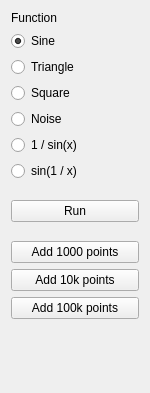
<?xml version="1.0" encoding="UTF-8"?>
<ui version="4.0">
 <class>Controls</class>
 <widget class="QWidget" name="Controls">
  <property name="geometry">
   <rect>
    <x>0</x>
    <y>0</y>
    <width>150</width>
    <height>393</height>
   </rect>
  </property>
  <property name="windowTitle">
   <string>Form</string>
  </property>
  <layout class="QVBoxLayout" name="verticalLayout">
   <item>
    <widget class="QLabel" name="label">
     <property name="text">
      <string>Function</string>
     </property>
    </widget>
   </item>
   <item>
    <widget class="QRadioButton" name="sineRadio">
     <property name="text">
      <string>Sine</string>
     </property>
     <property name="checked">
      <bool>true</bool>
     </property>
    </widget>
   </item>
   <item>
    <widget class="QRadioButton" name="triangleRadio">
     <property name="text">
      <string>Triangle</string>
     </property>
    </widget>
   </item>
   <item>
    <widget class="QRadioButton" name="squareRadio">
     <property name="text">
      <string>Square</string>
     </property>
    </widget>
   </item>
   <item>
    <widget class="QRadioButton" name="noiseRadio">
     <property name="text">
      <string>Noise</string>
     </property>
    </widget>
   </item>
   <item>
    <widget class="QRadioButton" name="oneDivSineRadio">
     <property name="text">
      <string>1 / sin(x)</string>
     </property>
    </widget>
   </item>
   <item>
    <widget class="QRadioButton" name="sineOneDivRadio">
     <property name="text">
      <string>sin(1 / x)</string>
     </property>
    </widget>
   </item>
   <item>
    <spacer name="verticalSpacer">
     <property name="orientation">
      <enum>Qt::Vertical</enum>
     </property>
     <property name="sizeType">
      <enum>QSizePolicy::Fixed</enum>
     </property>
     <property name="sizeHint" stdset="0">
      <size>
       <width>17</width>
       <height>13</height>
      </size>
     </property>
    </spacer>
   </item>
   <item>
    <widget class="QPushButton" name="runButton">
     <property name="text">
      <string>Run</string>
     </property>
     <property name="checkable">
      <bool>true</bool>
     </property>
     <property name="checked">
      <bool>false</bool>
     </property>
    </widget>
   </item>
   <item>
    <spacer name="verticalSpacer_3">
     <property name="orientation">
      <enum>Qt::Vertical</enum>
     </property>
     <property name="sizeType">
      <enum>QSizePolicy::Fixed</enum>
     </property>
     <property name="sizeHint" stdset="0">
      <size>
       <width>17</width>
       <height>13</height>
      </size>
     </property>
    </spacer>
   </item>
   <item>
    <widget class="QPushButton" name="add1kButton">
     <property name="text">
      <string>Add 1000 points</string>
     </property>
    </widget>
   </item>
   <item>
    <widget class="QPushButton" name="add10kButton">
     <property name="text">
      <string>Add 10k points</string>
     </property>
    </widget>
   </item>
   <item>
    <widget class="QPushButton" name="add100kButton">
     <property name="text">
      <string>Add 100k points</string>
     </property>
    </widget>
   </item>
   <item>
    <spacer name="verticalSpacer_2">
     <property name="orientation">
      <enum>Qt::Vertical</enum>
     </property>
     <property name="sizeHint" stdset="0">
      <size>
       <width>20</width>
       <height>37</height>
      </size>
     </property>
    </spacer>
   </item>
  </layout>
 </widget>
 <resources/>
 <connections/>
</ui>
